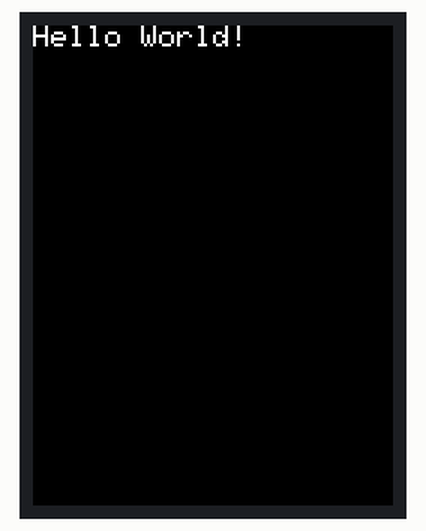
This sketch was run on a simulated Arduino Uno, built with avr-gcc and run on an emulated ATmega328P. On the bench: 240×320 colour display. What the sketch prints to the serial monitor is not drawn.

Above: at 0.3 s.

The sketch:

test_gfx_helloWorld.ino
```cpp
#include "SPI.h"
#include "Adafruit_GFX.h"
#include "Adafruit_ILI9341.h"

// For the Adafruit shield, these are the default.
#define TFT_DC 9
#define TFT_CS 10

// Use hardware SPI (on Uno, #13, #12, #11) and the above for CS/DC
Adafruit_ILI9341 tft = Adafruit_ILI9341(TFT_CS, TFT_DC);
// If using the breakout, change pins as desired
//Adafruit_ILI9341 tft = Adafruit_ILI9341(TFT_CS, TFT_DC, TFT_MOSI, TFT_CLK, TFT_RST, TFT_MISO);

void setup() {
  // put your setup code here, to run once:
  Serial.begin(9600);
  Serial.println("ILI9341 Test!");
  tft.begin();
}

void loop() {
  // put your main code here, to run repeatedly:
  tft.fillScreen(ILI9341_BLACK);
  tft.setCursor(0, 0);
  tft.setTextColor(ILI9341_WHITE);  tft.setTextSize(2);
  tft.println("Hello World!");
  delay(3000);
}
```

Measured:
- what the display in image 0 shows lasts 3.0 s, from 0.2 s to 3.2 s
